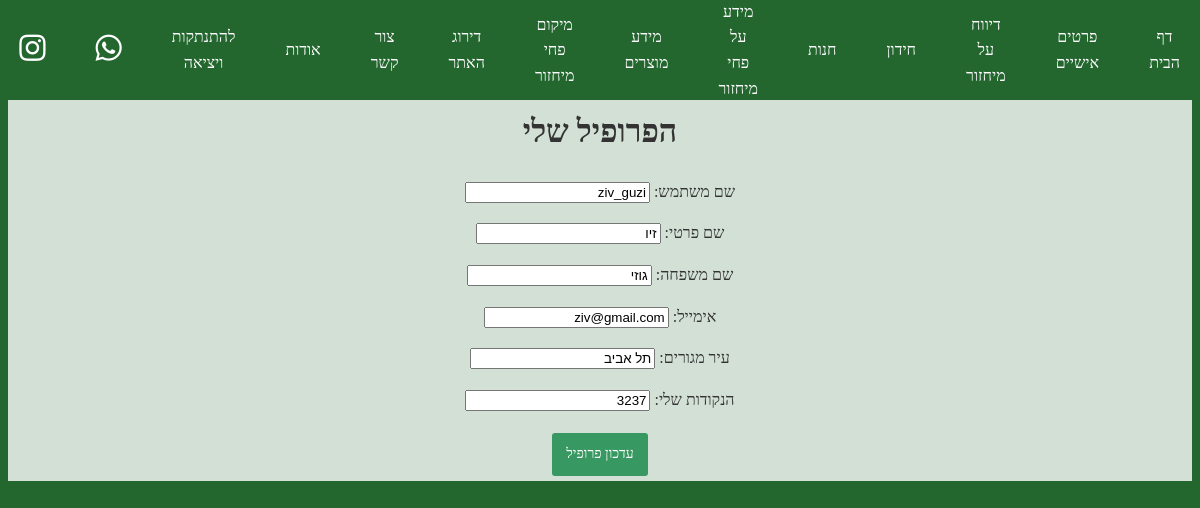
The page /website/userform/ (signed in) on the database as committed earlier.
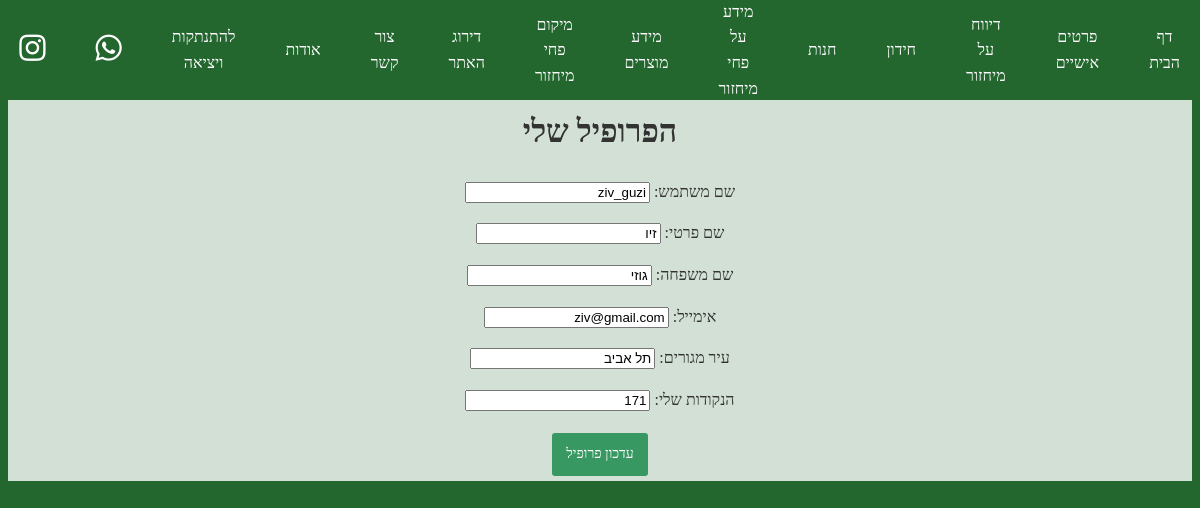
The same page on the database as committed later.
### website/models.py (models this page shows)
class User(AbstractUser):
	first_name = models.CharField(max_length=50)
	last_name = models.CharField(max_length=50)
	email = models.EmailField(max_length=100, unique=True)
	USER_TYPE_CHOICES = (
		(0, 'Private'),
		(1, 'Corporation')
	)
	user_type = models.SmallIntegerField(default=0, choices=USER_TYPE_CHOICES)
	location = models.CharField(max_length=50)
	comp_num = models.PositiveIntegerField(blank=True, null=True)
	points = models.PositiveIntegerField(default=0)
	class Meta:
		app_label = 'website'
		verbose_name = 'User'
		verbose_name_plural = 'Users'

### website/views.py (the view)
# urls.py: path('userform/', views.userform, name='userform'),
@login_required
def userform(request):
    loginuser = request.user
    checkadmin = loginuser.is_superuser
    usertype = loginuser.user_type
    userID = loginuser.id
    if checkadmin:
        usertype = "a"
    userObj = User.objects.get(id=userID)
    form = UserDetailsForm(instance=userObj) # prepopulate the form with an existing band
    if usertype == False:
        form.fields['comp_num'].widget = forms.HiddenInput()
    return render(request, 'user_form.html', {'form': form, 'userType': usertype, 'checkAdmin': checkadmin})

### website/forms.py
class UserDetailsForm(forms.ModelForm):
    class Meta:
        model = User
        fields = ["id", "username", "first_name", "last_name", "email", "location", "comp_num", "points"]
        labels = {
            "id": _("מזהה"),
            "username": _("שם משתמש"),
            "first_name": _("שם פרטי"),
            "last_name": _("שם משפחה"),
            "email": _("אימייל"),
            "location": _("עיר מגורים"),
            "comp_num": _("ח.פ"),
            "points": _("הנקודות שלי"),
        }
        help_texts = {
            'username': '',
        }
    def __init__(self, *args, **kwargs):
        super(UserDetailsForm, self).__init__(*args, **kwargs)
        for field_name in self.fields:
            self.fields[field_name].widget.attrs['readonly'] = True

### website/templates/user_form.html (shortened to what this page needs)
{% extends "master.html" %}
{% block content %}
<div style="direction: rtl; text-align: center; background-color: rgba(255, 255, 255, 0.8);">
    <br>
    <br>
    <br>
    <h1>הפרופיל שלי</h1>
        <form id="userDetails" method="">
            {{ form.as_p }}
        </form>
        <a href="{% url 'userEditform' %}" style="display: inline-block; padding: 8px 12px; margin: 5px; font-size: 14px; text-decoration: none; color: #fff; background-color: #389862; border: 2px solid transparent; border-radius: 3px; cursor: pointer; transition: background-color 0.3s ease, border-color 0.3s ease, color 0.3s ease;">עדכון פרופיל</a>
    </div>
{% endblock %}

Rows that differ between the two databases and show on the page:
changed User "ziv_guzi": points "3237" → "171"
